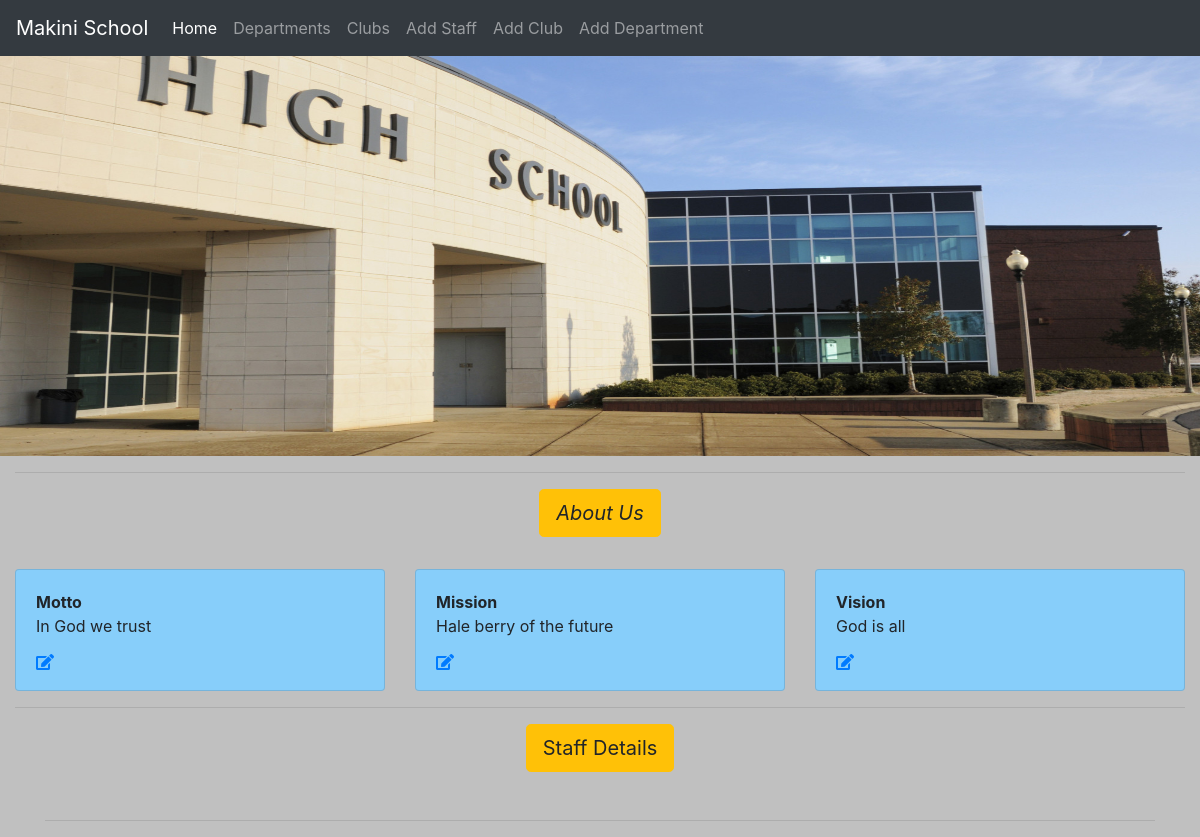
The page / on the database its author committed.
### website/models.py (models this page shows, shortened)
class About(models.Model):
    motto=models.CharField(max_length=500)
    logo=models.FileField()
    mission=models.CharField(max_length=500)
    vision=models.CharField(max_length=500)

### website/views.py (the view)
# urls.py: path('',views.index,name='index'),
def index(request):
    abouts=About.objects.all()
    staffs=Staff.objects.all()
    return render(request,'website/index.html',{
                    'abouts':abouts,
                    'staffs':staffs}
                  )

### website/templates/website/index.html (shortened to what this page needs)
{% extends 'website/base.html' %}
{% block content %}
<div class="container-fluid" style="background-color: silver;">
    <div class="row">
        {% if abouts %}
        {% for about in abouts %}
        <img src="{{about.logo.url}}"  alt="About School" style="height:400px; width:100%;">
    </div>
    <hr>
        <h5 class="text-center"><i class="btn btn-lg btn-warning">About Us</a></i></h5><br>
            <div class="row" style="background-color: silver;">
                <div class="col-sm-4">
                    <div class="card card-body" style="background-color: lightskyblue;">
                    <b>Motto</b>
                    <p>{{about.motto}}</p>
                    <a href="{% url 'website:about' about.id%}"><i class="fas fa-edit"></i> </a>
                    </div>
                </div>
                <div class="col-sm-4">
                    <div class="card card-body" style="background-color: lightskyblue;">
                     <b>Mission</b>
                    <p>{{about.mission}}</p>
                    <a href="{% url 'website:about' about.id%}"><i class="fas fa-edit"></i> </a>
                    </div>
                </div>
                <div class="col-sm-4">
                    <div class="card card-body" style="background-color: lightskyblue;">
                     <b>Vision</b>
                    <p>{{about.vision}}</p>
                    <a href="{% url 'website:about' about.id%}"><i class="fas fa-edit"></i> </a>
                    </div>
                </div>
            </div>
        {% endfor %}
        {% endif %}
        <hr>
            <div class="container" style="background-color: silver;">
                 <h5 class="text-center"><a href="{% url 'website:index' %}" class="btn btn-lg btn-warning">Staff Details</a></h5><br>
                <hr>
            </div>
{% endblock %}

### rows shown on the page
About: logo (picture), motto "In God we trust", mission "Hale berry of the future", vision "God is all"
